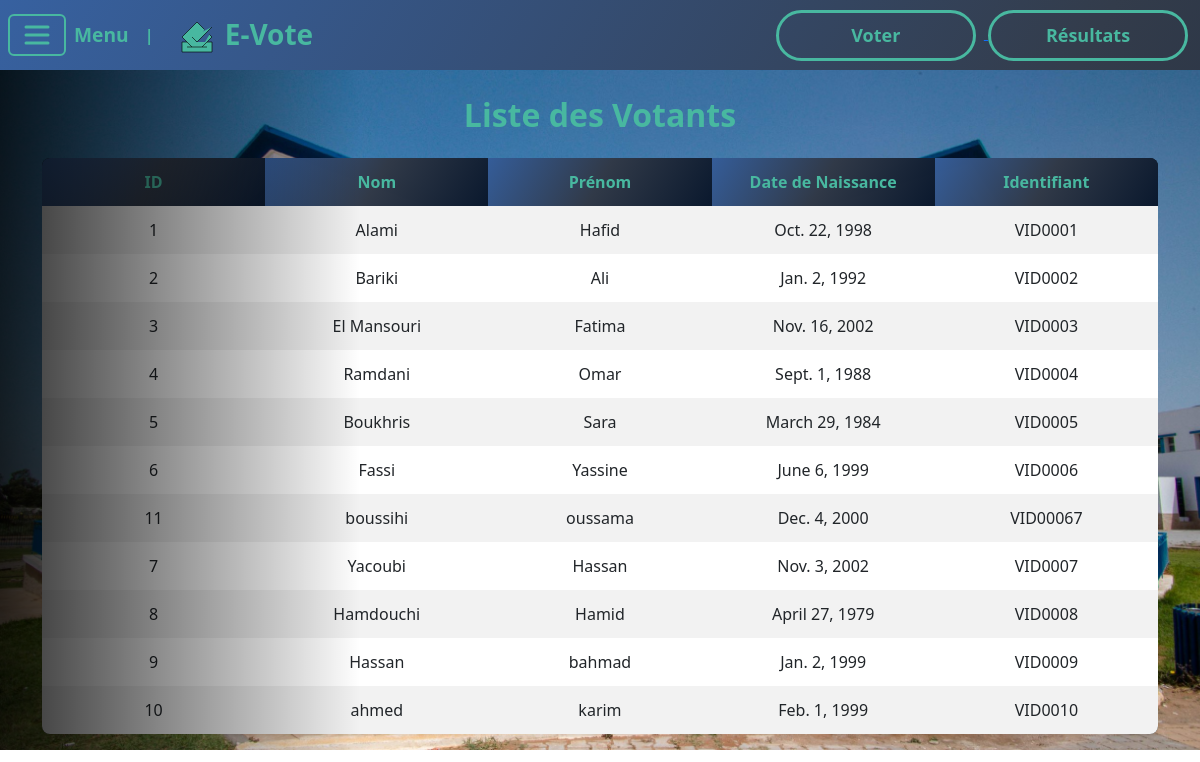
/liste_votants/, run on the app's committed database.
### voting/models.py (models this page shows, shortened)
class BaseVotant(models.Model):
    nom = models.CharField(max_length=100)
    prenom = models.CharField(max_length=100)
    datenaissance = models.DateField()
    identification = models.CharField(max_length=64, unique=True, db_index=True)
    bulltinvote = models.TextField()
    date_vote = models.DateTimeField(auto_now_add=True, null=True, blank=True)
    class Meta:
        abstract = True

class CoVotant(BaseVotant):
    id = models.AutoField(primary_key=True)

### voting/views.py (the view)
# urls.py: path('liste_votants/', views.liste_votants, name='liste_votants'),
def liste_votants(request):
    votants = CoVotant.objects.all().order_by('identification')
    return render(request, 'liste_votants.html', {'votants': votants})

### voting/Templates/liste_votants.html (shortened to what this page needs)
{% extends 'base.html' %}
{% load static %}
{% block content %}
  <div class="container mt-5 pt-5">
    <h2 class="text-center mb-4" style="color: #48B8A0; font-weight: bold;">
      Liste des Votants
    </h2>
    {% if votants %}
      <div class="table-responsive">
        <table class="table table-custom table-striped table-hover shadow-sm">
          <thead class="thead-dark">
            <tr>
              <th>ID</th>
              <th>Nom</th>
              <th>Prénom</th>
              <th>Date de Naissance</th>
              <th>Identifiant</th>
            </tr>
          </thead>
          <tbody>
            {% for votant in votants %}
            <tr>
              <td>{{ votant.id }}</td>
              <td>{{ votant.nom }}</td>
              <td>{{ votant.prenom }}</td>
              <td>{{ votant.datenaissance }}</td>
              <td>{{ votant.identification }}</td>
            </tr>
            {% endfor %}
          </tbody>
        </table>
      </div>
    {% else %}
      <div class="alert alert-info text-center">
        Aucun votant enregistré pour le moment.
      </div>
    {% endif %}
  </div>
{% endblock %}

### data on the page
CoVotant: id "1", nom "Alami", prenom "Hafid", datenaissance "Oct. 22, 1998", identification "VID0001"
CoVotant: id "2", nom "Bariki", prenom "Ali", datenaissance "Jan. 2, 1992", identification "VID0002"
CoVotant: id "3", nom "El Mansouri", prenom "Fatima", datenaissance "Nov. 16, 2002", identification "VID0003"
CoVotant: id "4", nom "Ramdani", prenom "Omar", datenaissance "Sept. 1, 1988", identification "VID0004"
CoVotant: id "5", nom "Boukhris", prenom "Sara", datenaissance "March 29, 1984", identification "VID0005"
CoVotant: id "6", nom "Fassi", prenom "Yassine", datenaissance "June 6, 1999", identification "VID0006"
CoVotant: id "11", nom "boussihi", prenom "oussama", datenaissance "Dec. 4, 2000", identification "VID00067"
CoVotant: id "7", nom "Yacoubi", prenom "Hassan", datenaissance "Nov. 3, 2002", identification "VID0007"
CoVotant: id "8", nom "Hamdouchi", prenom "Hamid", datenaissance "April 27, 1979", identification "VID0008"
CoVotant: id "9", nom "Hassan", prenom "bahmad", datenaissance "Jan. 2, 1999", identification "VID0009"
CoVotant: id "10", nom "ahmed", prenom "karim", datenaissance "Feb. 1, 1999", identification "VID0010"
